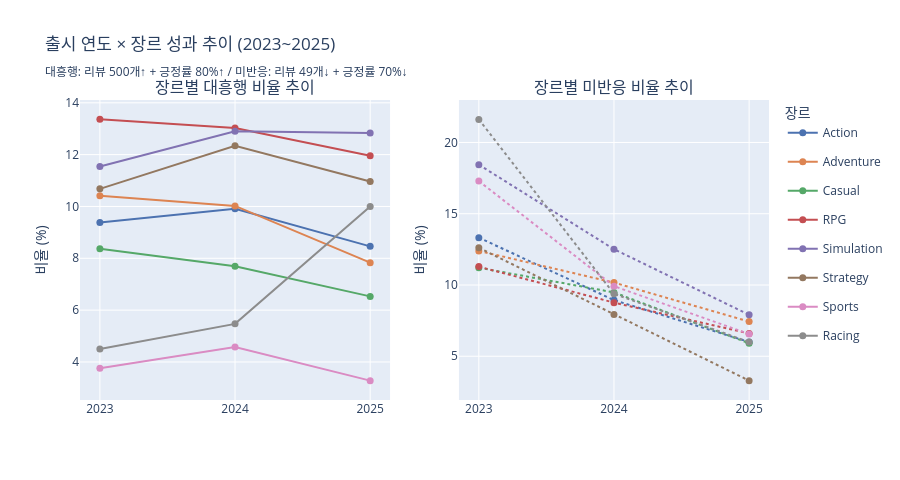

Notebook source saved alongside this figure:
### Markdown cell above
## 5. 출시 연도 × 장르 성과 추이

2023~2025년 기간 동안 장르별 대흥행 비율과 미반응 비율이 어떻게 변화했는지 확인한다.

### Code cell
trend = (
    df.groupby(['release_year', 'genre'])['performance_grade']
    .agg(
        대흥행_비율=lambda x: (x == 'high_high').mean() * 100,
        미반응_비율=lambda x: (x == 'low_low').mean() * 100,
        게임수=lambda x: len(x),
    )
    .round(2)
    .reset_index()
)

# 연도별 충분한 데이터가 있는 장르만 (각 연도 20개 이상)
trend = trend[trend['게임수'] >= 20]

fig = make_subplots(
    rows=1, cols=2,
    subplot_titles=('장르별 대흥행 비율 추이', '장르별 미반응 비율 추이'),
    shared_xaxes=True,
)

for genre in TARGET_GENRES:
    g = trend[trend['genre'] == genre]
    if len(g) < 2:
        continue
    color = COLOR_MAP[genre]
    fig.add_trace(go.Scatter(
        x=g['release_year'], y=g['대흥행_비율'],
        mode='lines+markers', name=genre,
        line=dict(color=color), marker=dict(size=7),
        legendgroup=genre,
    ), row=1, col=1)
    fig.add_trace(go.Scatter(
        x=g['release_year'], y=g['미반응_비율'],
        mode='lines+markers', name=genre,
        line=dict(color=color, dash='dot'), marker=dict(size=7),
        legendgroup=genre, showlegend=False,
    ), row=1, col=2)

fig.update_layout(
    title='출시 연도 × 장르 성과 추이 (2023~2025)<br><sub>대흥행: 리뷰 500개↑ + 긍정률 80%↑ / 미반응: 리뷰 49개↓ + 긍정률 70%↓</sub>',
    height=480,
    legend=dict(title='장르'),
)
fig.update_xaxes(tickvals=[2023, 2024, 2025], ticktext=['2023', '2024', '2025'])
fig.update_yaxes(title_text='비율 (%)', row=1, col=1)
fig.update_yaxes(title_text='비율 (%)', row=1, col=2)
fig.show()

### Figure 1 — Plotly figure (JSON) as saved in the notebook; plotly's stock layout.template omitted (floating-point values rounded to 4 significant figures)
{"data": [{"legendgroup": "Action", "line": {"color": "#4C72B0"}, "marker": {"size": 7}, "mode": "lines+markers", "name": "Action", "type": "scatter", "x": [2023.0, 2024.0, 2025.0], "xaxis": "x", "y": [9.38, 9.91, 8.46], "yaxis": "y"}, {"legendgroup": "Action", "line": {"color": "#4C72B0", "dash": "dot"}, "marker": {"size": 7}, "mode": "lines+markers", "name": "Action", "showlegend": false, "type": "scatter", "x": [2023.0, 2024.0, 2025.0], "xaxis": "x2", "y": [13.32, 8.94, 6.0], "yaxis": "y2"}, {"legendgroup": "Adventure", "line": {"color": "#DD8452"}, "marker": {"size": 7}, "mode": "lines+markers", "name": "Adventure", "type": "scatter", "x": [2023.0, 2024.0, 2025.0], "xaxis": "x", "y": [10.41, 10.02, 7.83], "yaxis": "y"}, {"legendgroup": "Adventure", "line": {"color": "#DD8452", "dash": "dot"}, "marker": {"size": 7}, "mode": "lines+markers", "name": "Adventure", "showlegend": false, "type": "scatter", "x": [2023.0, 2024.0, 2025.0], "xaxis": "x2", "y": [12.39, 10.17, 7.43], "yaxis": "y2"}, {"legendgroup": "Casual", "line": {"color": "#55A868"}, "marker": {"size": 7}, "mode": "lines+markers", "name": "Casual", "type": "scatter", "x": [2023.0, 2024.0, 2025.0], "xaxis": "x", "y": [8.37, 7.69, 6.53], "yaxis": "y"}, {"legendgroup": "Casual", "line": {"color": "#55A868", "dash": "dot"}, "marker": {"size": 7}, "mode": "lines+markers", "name": "Casual", "showlegend": false, "type": "scatter", "x": [2023.0, 2024.0, 2025.0], "xaxis": "x2", "y": [11.21, 9.48, 5.91], "yaxis": "y2"}, {"legendgroup": "RPG", "line": {"color": "#C44E52"}, "marker": {"size": 7}, "mode": "lines+markers", "name": "RPG", "type": "scatter", "x": [2023.0, 2024.0, 2025.0], "xaxis": "x", "y": [13.36, 13.03, 11.96], "yaxis": "y"}, {"legendgroup": "RPG", "line": {"color": "#C44E52", "dash": "dot"}, "marker": {"size": 7}, "mode": "lines+markers", "name": "RPG", "showlegend": false, "type": "scatter", "x": [2023.0, 2024.0, 2025.0], "xaxis": "x2", "y": [11.29, 8.76, 6.6], "yaxis": "y2"}, {"legendgroup": "Simulation", "line": {"color": "#8172B2"}, "marker": {"size": 7}, "mode": "lines+markers", "name": "Simulation", "type": "scatter", "x": [2023.0, 2024.0, 2025.0], "xaxis": "x", "y": [11.54, 12.9, 12.83], "yaxis": "y"}, {"legendgroup": "Simulation", "line": {"color": "#8172B2", "dash": "dot"}, "marker": {"size": 7}, "mode": "lines+markers", "name": "Simulation", "showlegend": false, "type": "scatter", "x": [2023.0, 2024.0, 2025.0], "xaxis": "x2", "y": [18.44, 12.51, 7.91], "yaxis": "y2"}, {"legendgroup": "Strategy", "line": {"color": "#937860"}, "marker": {"size": 7}, "mode": "lines+markers", "name": "Strategy", "type": "scatter", "x": [2023.0, 2024.0, 2025.0], "xaxis": "x", "y": [10.68, 12.34, 10.96], "yaxis": "y"}, {"legendgroup": "Strategy", "line": {"color": "#937860", "dash": "dot"}, "marker": {"size": 7}, "mode": "lines+markers", "name": "Strategy", "showlegend": false, "type": "scatter", "x": [2023.0, 2024.0, 2025.0], "xaxis": "x2", "y": [12.61, 7.93, 3.29], "yaxis": "y2"}, {"legendgroup": "Sports", "line": {"color": "#DA8BC3"}, "marker": {"size": 7}, "mode": "lines+markers", "name": "Sports", "type": "scatter", "x": [2023.0, 2024.0, 2025.0], "xaxis": "x", "y": [3.76, 4.58, 3.28], "yaxis": "y"}, {"legendgroup": "Sports", "line": {"color": "#DA8BC3", "dash": "dot"}, "marker": {"size": 7}, "mode": "lines+markers", "name": "Sports", "showlegend": false, "type": "scatter", "x": [2023.0, 2024.0, 2025.0], "xaxis": "x2", "y": [17.29, 9.92, 6.56], "yaxis": "y2"}, {"legendgroup": "Racing", "line": {"color": "#8C8C8C"}, "marker": {"size": 7}, "mode": "lines+markers", "name": "Racing", "type": "scatter", "x": [2023.0, 2024.0, 2025.0], "xaxis": "x", "y": [4.5, 5.47, 10.0], "yaxis": "y"}, {"legendgroup": "Racing", "line": {"color": "#8C8C8C", "dash": "dot"}, "marker": {"size": 7}, "mode": "lines+markers", "name": "Racing", "showlegend": false, "type": "scatter", "x": [2023.0, 2024.0, 2025.0], "xaxis": "x2", "y": [21.62, 9.38, 6.0], "yaxis": "y2"}], "layout": {"annotations": [{"font": {"size": 16}, "showarrow": false, "text": "장르별 대흥행 비율 추이", "x": 0.225, "xanchor": "center", "xref": "paper", "y": 1, "yanchor": "bottom", "yref": "paper"}, {"font": {"size": 16}, "showarrow": false, "text": "장르별 미반응 비율 추이", "x": 0.775, "xanchor": "center", "xref": "paper", "y": 1, "yanchor": "bottom", "yref": "paper"}], "height": 480, "legend": {"title": {"text": "장르"}}, "title": {"text": "출시 연도 × 장르 성과 추이 (2023~2025)<br><sub>대흥행: 리뷰 500개↑ + 긍정률 80%↑ / 미반응: 리뷰 49개↓ + 긍정률 70%↓</sub>"}, "xaxis": {"anchor": "y", "domain": [0, 0.45], "ticktext": ["2023", "2024", "2025"], "tickvals": [2023, 2024, 2025]}, "xaxis2": {"anchor": "y2", "domain": [0.55, 1], "ticktext": ["2023", "2024", "2025"], "tickvals": [2023, 2024, 2025]}, "yaxis": {"anchor": "x", "domain": [0, 1], "title": {"text": "비율 (%)"}}, "yaxis2": {"anchor": "x2", "domain": [0, 1], "title": {"text": "비율 (%)"}}}}
